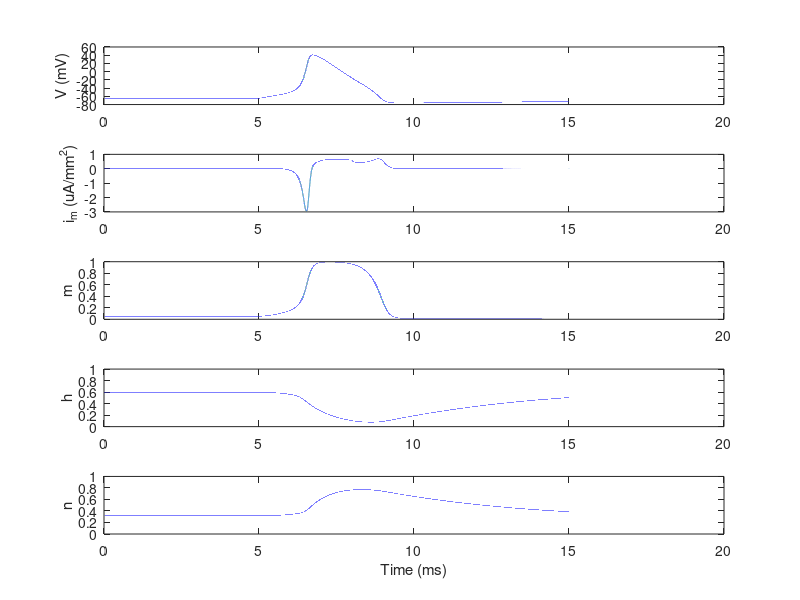

Write the MATLAB code that produced this figure.
%%
% full simulation of Hodgkin-Huxley model using standard parameters (Dayan and Abbott)
% simulating a short injection current

c_m = 0.01; %nF/mm^2
A = 0.1; %mm^2

%maximal conductances (mS/mm^2)
g_L = 0.003;
g_K = 0.36;
g_Na = 1.2;

%reversal potentials (mV)
E_L = -54.387;
E_K = -77;
E_Na = 50;

dt = 0.0001; %(ms)
time = 0:dt:15;

V = zeros(1, length(time));
V(1) = -65; %(mV)

i_m = zeros(1, length(V));

%initializing gating variables
n = zeros(1, length(V));
a_n = zeros(1, length(V));
B_n = zeros(1, length(V));
tau_n = zeros(1, length(V));
n_inf = zeros(1, length(V));

m = zeros(1, length(V));
a_m = zeros(1, length(V));
B_m = zeros(1, length(V));
tau_m = zeros(1, length(V));
m_inf = zeros(1, length(V));

h = zeros(1, length(V));
a_h = zeros(1, length(V));
B_h = zeros(1, length(V));
tau_h = zeros(1, length(V));
h_inf = zeros(1, length(V));

a_n(1) = (0.01*(V(1)+55))/(1-exp(-0.1*(V(1)+55)));
B_n(1) = 0.125*exp(-0.0125*(V(1)+65));
tau_n(1) = 1/(a_n(1)+B_n(1));
n_inf(1) = tau_n(1)*a_n(1);
n(1) = n_inf(1);
    
a_m(1) = (0.1*(V(1)+40))/(1-exp(-0.1*(V(1)+40)));
B_m(1) = 4*exp(-0.0556*(V(1)+65));
tau_m(1) = 1/(a_m(1)+B_m(1));
m_inf(1) = tau_m(1)*a_m(1);
m(1) = m_inf(1);
    
a_h(1) = 0.07*exp(-0.05*(V(1)+65));
B_h(1) = 1/(1+exp(-0.1*(V(1)+35)));
tau_h(1) = 1/(a_h(1)+B_h(1));
h_inf(1) = tau_h(1)*a_h(1);
h(1) = h_inf(1);

%injection current
start = 5;
fin = 8;
I_e = zeros(1, length(V));
I_e(start/dt:fin/dt) = 0.015;

for i = 1:length(time)-1
    i_m(i) = g_L*(V(i)-E_L) + g_K*n(i)^4*(V(i)-E_K) + g_Na*m(i)^3*h(i)*(V(i)-E_Na);
    dV = 1/c_m * (I_e(i)/A - i_m(i)) * dt;
    
    V(i+1) = V(i) + dV;
    
    a_n(i+1) = (0.01*(V(i+1)+55))/(1-exp(-0.1*(V(i+1)+55)));
    B_n(i+1) = 0.125*exp(-0.0125*(V(i+1)+65));
    tau_n(i+1) = 1/(a_n(i+1)+B_n(i+1));
    n_inf(i+1) = tau_n(i+1)*a_n(i+1);

    a_m(i+1) = (0.1*(V(i+1)+40))/(1-exp(-0.1*(V(i+1)+40)));
    B_m(i+1) = 4*exp(-0.0556*(V(i+1)+65));
    tau_m(i+1) = 1/(a_m(i+1)+B_m(i+1));
    m_inf(i+1) = tau_m(i+1)*a_m(i+1);

    a_h(i+1) = 0.07*exp(-0.05*(V(i+1)+65));
    B_h(i+1) = 1/(1+exp(-0.1*(V(i+1)+35)));
    tau_h(i+1) = 1/(a_h(i+1)+B_h(i+1));
    h_inf(i+1) = tau_h(i+1)*a_h(i+1);
    
    dn = (a_n(i)*(1-n(i)) - B_n(i)*n(i)) * dt;
    dm = (a_m(i)*(1-m(i)) - B_m(i)*m(i)) * dt;
    dh = (a_h(i)*(1-h(i)) - B_h(i)*h(i)) * dt;
    
    n(i+1) = n(i)+dn;
    m(i+1) = m(i)+dm;
    h(i+1) = h(i)+dh;
end

figure();
subplot(5, 1, 1)
plot(time, V)
ylabel("V (mV)")

subplot(5, 1, 2)
plot(time, i_m)
ylabel("i_m (uA/mm^2)")

subplot(5, 1, 3)
plot(time, m)
ylabel("m")
ylim([0,1])

subplot(5, 1, 4)
plot(time, h)
ylabel("h")
ylim([0,1])

subplot(5, 1, 5)
plot(time, n)
ylabel("n")
xlabel("Time (ms)")
ylim([0,1])
